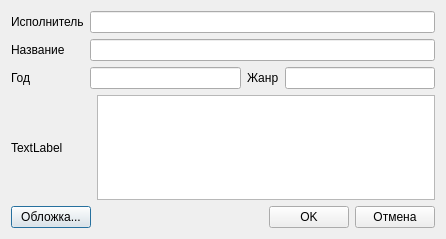
<?xml version="1.0" encoding="UTF-8"?>
<ui version="4.0">
 <class>dialogAlbum</class>
 <widget class="QDialog" name="dialogAlbum">
  <property name="geometry">
   <rect>
    <x>0</x>
    <y>0</y>
    <width>446</width>
    <height>239</height>
   </rect>
  </property>
  <property name="focusPolicy">
   <enum>Qt::NoFocus</enum>
  </property>
  <property name="windowTitle">
   <string>Dialog</string>
  </property>
  <layout class="QGridLayout" name="gridLayout_2">
   <item row="2" column="1">
    <spacer name="horizontalSpacer">
     <property name="orientation">
      <enum>Qt::Horizontal</enum>
     </property>
     <property name="sizeHint" stdset="0">
      <size>
       <width>121</width>
       <height>20</height>
      </size>
     </property>
    </spacer>
   </item>
   <item row="1" column="1" colspan="3">
    <widget class="QTextEdit" name="commentEdit"/>
   </item>
   <item row="2" column="0">
    <widget class="QPushButton" name="pushButton">
     <property name="text">
      <string>Обложка...</string>
     </property>
    </widget>
   </item>
   <item row="2" column="2">
    <widget class="QPushButton" name="pushButton_2">
     <property name="text">
      <string>OK</string>
     </property>
    </widget>
   </item>
   <item row="2" column="3">
    <widget class="QPushButton" name="pushButton_3">
     <property name="text">
      <string>Отмена</string>
     </property>
    </widget>
   </item>
   <item row="1" column="0">
    <widget class="QLabel" name="albumCoverLabel">
     <property name="text">
      <string>TextLabel</string>
     </property>
    </widget>
   </item>
   <item row="0" column="0" colspan="4">
    <layout class="QGridLayout" name="gridLayout">
     <item row="0" column="0">
      <widget class="QLabel" name="label">
       <property name="text">
        <string>Исполнитель</string>
       </property>
      </widget>
     </item>
     <item row="0" column="1" rowspan="3">
      <layout class="QVBoxLayout" name="verticalLayout">
       <item>
        <widget class="QLineEdit" name="artistLine">
         <property name="readOnly">
          <bool>true</bool>
         </property>
        </widget>
       </item>
       <item>
        <widget class="QLineEdit" name="albumNameLine"/>
       </item>
       <item>
        <layout class="QHBoxLayout" name="horizontalLayout">
         <item>
          <widget class="QLineEdit" name="albumYear"/>
         </item>
         <item>
          <widget class="QLabel" name="label_4">
           <property name="text">
            <string>Жанр</string>
           </property>
          </widget>
         </item>
         <item>
          <widget class="QLineEdit" name="albumGenreLine"/>
         </item>
        </layout>
       </item>
      </layout>
     </item>
     <item row="1" column="0">
      <widget class="QLabel" name="label_2">
       <property name="text">
        <string>Название</string>
       </property>
      </widget>
     </item>
     <item row="2" column="0">
      <widget class="QLabel" name="label_3">
       <property name="text">
        <string>Год</string>
       </property>
      </widget>
     </item>
    </layout>
   </item>
  </layout>
 </widget>
 <resources/>
 <connections>
  <connection>
   <sender>pushButton_2</sender>
   <signal>clicked()</signal>
   <receiver>dialogAlbum</receiver>
   <slot>close()</slot>
   <hints>
    <hint type="sourcelabel">
     <x>271</x>
     <y>224</y>
    </hint>
    <hint type="destinationlabel">
     <x>220</x>
     <y>226</y>
    </hint>
   </hints>
  </connection>
  <connection>
   <sender>pushButton_3</sender>
   <signal>clicked()</signal>
   <receiver>dialogAlbum</receiver>
   <slot>close()</slot>
   <hints>
    <hint type="sourcelabel">
     <x>411</x>
     <y>218</y>
    </hint>
    <hint type="destinationlabel">
     <x>434</x>
     <y>232</y>
    </hint>
   </hints>
  </connection>
 </connections>
</ui>
